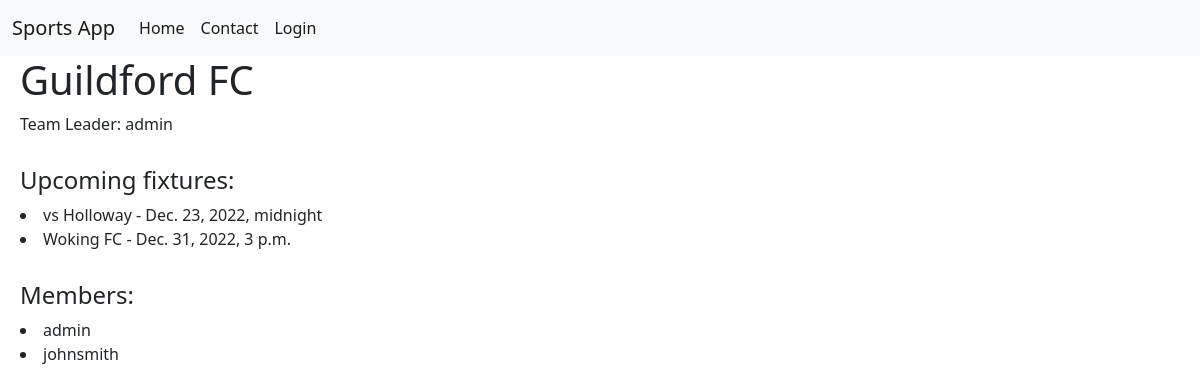
The page /app/team/1 on the database its author committed.
### sportsapp/models.py (models this page shows)
class Team(models.Model):
    name = models.CharField(max_length=100)
    leader = models.IntegerField()

class Fixture(models.Model):
    name = models.CharField(max_length=100)
    date = models.DateTimeField()
    description = models.CharField(max_length=255)
    location = models.CharField(max_length=255)
    teamID = models.ForeignKey(Team, on_delete=models.CASCADE)

class Member(models.Model):
    userID = models.ForeignKey(User, on_delete=models.CASCADE)
    teamID = models.ForeignKey(Team, on_delete=models.CASCADE)
    teamAdmin = models.BooleanField(default=False)

### sportsapp/views.py (the view, shortened to what this page needs)
# urls.py: path('team/<int:team>', views.teamPage, name='teamPage'),
def teamPage(request, team):
    context = { "team": None, "members": None, "error": None }
    currentTeam = Team.objects.filter(id=team).first()
    if (currentTeam):
        teamID = team
        context["team"] = currentTeam
        leader = User.objects.filter(id=currentTeam.leader).first()
        if (leader):
            context["leader"] = leader
        members = Member.objects.filter(teamID=currentTeam).all()
        if (members):
            context["members"] = members
        fixtures = Fixture.objects.filter(teamID=currentTeam).all().order_by('date')
        if (fixtures):
            context["fixtures"] = fixtures
    return render(request, "team/teamHome.html", context)

### sportsapp/templates/team/teamHome.html (shortened to what this page needs)
{% extends 'base.html' %}
{% load static %}
{% block content %}
<div style="margin-left: 20px;">
    {% if team != None %}
        <h1>{{team.name}}</h1>
        <p>Team Leader: {{leader.username}}</p>
        <div style="margin-top: 30px;">
            <h4>Upcoming fixtures:</h4>
            {% if fixtures != None %}
                {% for fixture in fixtures %}
                    <li>{{fixture.name}} - {{fixture.date}}</li>
                {% endfor %}
            {% endif %}
        </div>
        <div style="margin-top: 30px;">
            <h4>Members:</h4>
            {% if members != None %}
                {% for member in members %}
                    <li>{{member.userID.username}}</li>
                {% endfor %}
            {% endif %}
        </div>
    {% else %}
        <h1>Team does not exist</h1>
    {% endif %}
</div>
{% endblock content %}

### rows shown on the page
Team: name "Guildford FC"
Fixture: name "vs Holloway", date "Dec. 23, 2022, midnight"
Fixture: name "Woking FC", date "Dec. 31, 2022, 3 p.m."
Member: userID.username "admin"
Member: userID.username "johnsmith"

### other values the page prints
{{ leader.username }} "admin"
